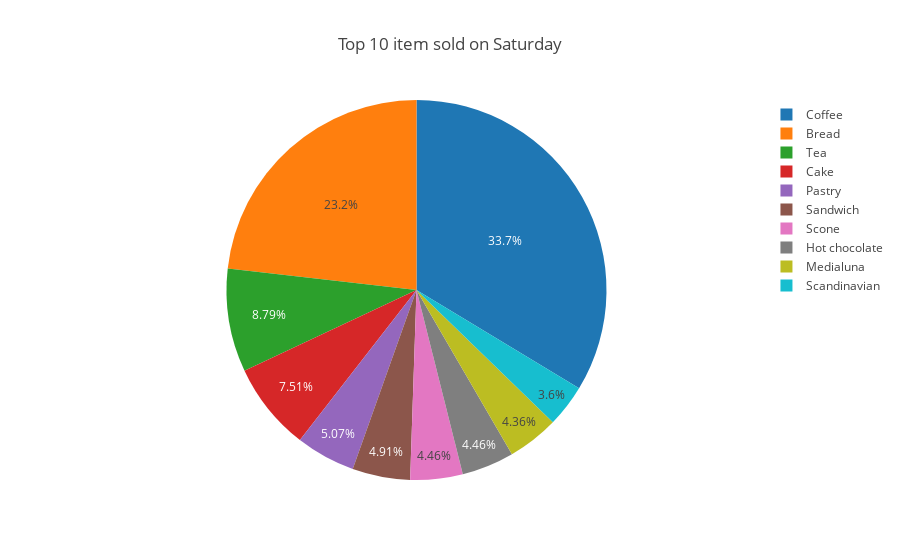

This figure's notebook cell:
### Code cell
init_notebook_mode(connected=True)

labels = item_Name_Saturday[:10]
values = item_Value_Saturday[:10]

trace = go.Pie(labels=labels, values=values)

data= [trace]
layout = go.Layout(title = 'Top 10 item sold on Saturday')
fig = go.Figure(data = data, layout = layout)
iplot(fig)

### Figure 1 — Plotly figure (JSON) as saved in the notebook; plotly's stock layout.template omitted (floating-point values rounded to 4 significant figures)
{"data": [{"labels": ["Coffee", "Bread", "Tea", "Cake", "Pastry", "Sandwich", "Scone", "Hot chocolate", "Medialuna", "Scandinavian"], "type": "pie", "uid": "3343f1a3-fa82-46c3-921d-d5bec6aecce5", "values": [1103, 760, 288, 246, 166, 161, 146, 146, 143, 118]}], "layout": {"title": "Top 10 item sold on Saturday"}}
